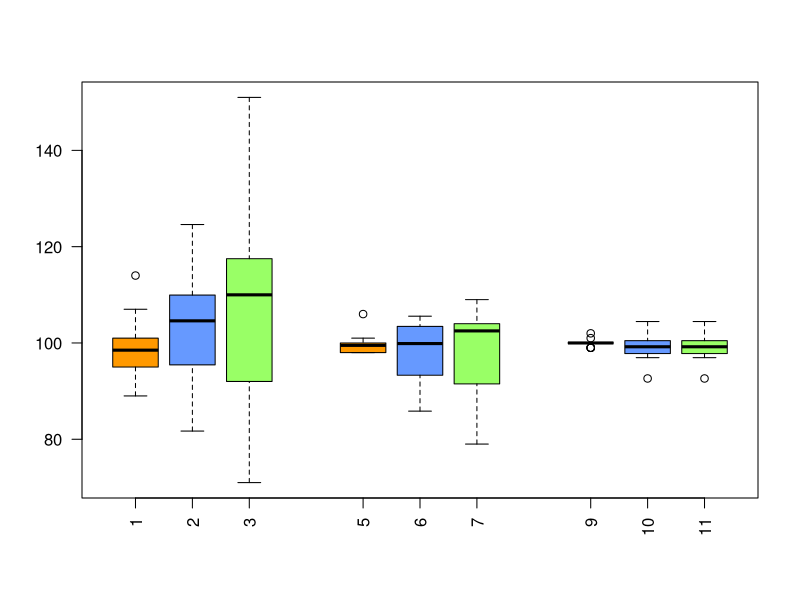

Source code (R):

estimates <- read.csv("estimates.csv", header=FALSE)

boxplot(estimates,
        las   = 2, 
        at    = c(1,2,3,5,6,7,9,10,11),
        names = c(),
        col=(c("#ff9900", "#6699ff", "#99ff66")))

small  <- estimates[,1:3] 
medium <- estimates[,4:6]
large  <- estimates[,7:9]

